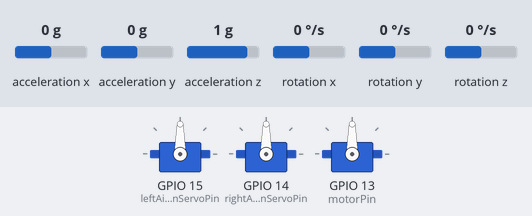
The sketch below on a simulated ESP32. On the bench: 3 × servo. The inputs (shaded band) are chosen by the test bench; at power-on: acceleration y 0 g, acceleration x 0 g, acceleration z 1 g, rotation x 0 °/s, rotation y 0 °/s, rotation z 0 °/s. WiFi joins after 1.5 s; servers stay silent unless stated; what the sketch prints to the serial monitor is not drawn.

Above: at 6.2 s.
6.3 s: acceleration y set to -0.8 g
At 8.4 s:
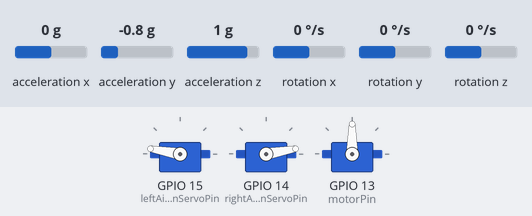
9.3 s: acceleration x set to -1.4 g
At 10.0 s:
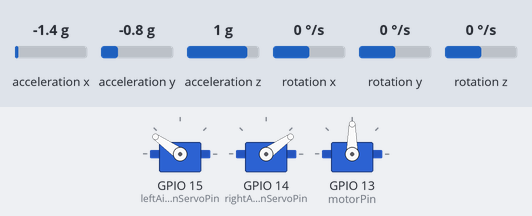
12.3 s: acceleration z set to 0 g
15.3 s: acceleration y set to 1.4 g
At 16.3 s:
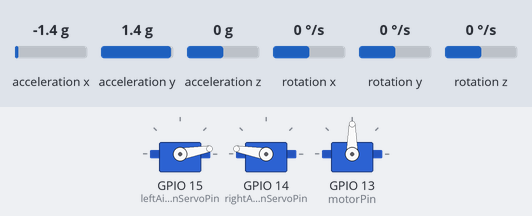
18.3 s: acceleration y set to 0 g
19.9 s: acceleration y set to 0.8 g
At 21.5 s:
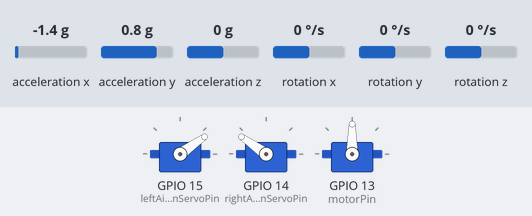
Timing chart, 0 to 35.2 s (numbered marks = the images above; inputs shaded):
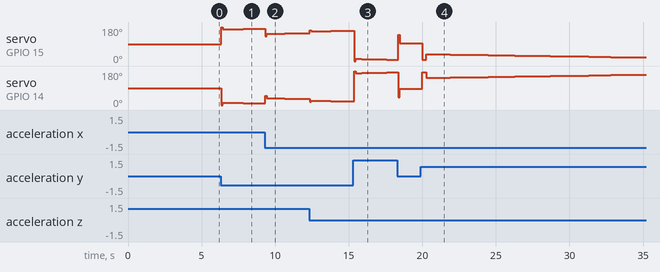

The sketch:

autonomous_plane.ino
```cpp
#include <Wire.h>
#include <MPU6050_tockn.h>
#include <Servo.h>
#include <WiFi.h>
#include <HTTPClient.h>
#include <ArduinoJson.h>
#include <PID_v1_bc.h>

const char *server_url = "http://192.168.159.134:8000";
const char *ssid = "Don't Connect";
const char *password = "wifipass";

// Constants
const int leftAileronServoPin = 15;
const int rightAileronServoPin = 14;
const int motorPin = 13; // Change this to the GPIO pin connected to the ESC signal pin
const double rollSetpoint = 0;

// PID tuning parameters
const double Kp = 2.0;
const double Ki = 0.05;
const double Kd = 0.1;

// Objects
MPU6050 mpu(Wire);
Servo leftAileronServo;
Servo rightAileronServo;
Servo motor;
double rollInput, rollOutput, rollError;
PID rollPID(&rollInput, &rollOutput, &rollError, Kp, Ki, Kd, DIRECT);
unsigned long updateMotorTime = 0;
unsigned long updateMotorInterval = 1000; // Update motor speed every 1000 ms

void setup()
{
  Serial.begin(115200);

  // Initialize MPU-6050
  Wire.begin();
  mpu.begin();
  mpu.calcGyroOffsets(true);

  // Initialize Servos
  leftAileronServo.attach(leftAileronServoPin);
  rightAileronServo.attach(rightAileronServoPin);
  motor.attach(motorPin);

  // Initialize PID controller
  rollPID.SetMode(AUTOMATIC);
  rollPID.SetOutputLimits(-90, 90);
  rollPID.SetSampleTime(100);

  // Connect to WiFi
  WiFi.begin(ssid, password);
  Serial.println("Attempting to connect to ssid: " + String(ssid));
  while (WiFi.status() != WL_CONNECTED)
  {
    delay(1000);
    Serial.println("Connecting to WiFi...");
  }
  Serial.println("Connected to WiFi");
}

void loop()
{
  // Read MPU-6050 data
  mpu.update();
  rollInput = mpu.getAngleX();

  // Print MPU-6050 outputs
  Serial.print("AccX: ");
  Serial.print(mpu.getAccX());
  Serial.print(", AccY: ");
  Serial.print(mpu.getAccY());
  Serial.print(", AccZ: ");
  Serial.print(mpu.getAccZ());

  Serial.print(", GyroX: ");
  Serial.print(mpu.getGyroX());
  Serial.print(", GyroY: ");
  Serial.print(mpu.getGyroY());
  Serial.print(", GyroZ: ");
  Serial.print(mpu.getGyroZ());

  Serial.print(", AngleX: ");
  Serial.print(mpu.getAngleX());
  Serial.print(", AngleY: ");
  Serial.print(mpu.getAngleY());
  Serial.print(", AngleZ: ");
  Serial.println(mpu.getAngleZ());

  // Compute PID output
  rollPID.Compute();

  // Calculate servo angles based on PID output
  int leftServoAngle = constrain(map(rollOutput, -90, 90, 0, 180), 0, 180);
  int rightServoAngle = constrain(map(-rollOutput, -90, 90, 0, 180), 0, 180);

  // Set servo angles
  leftAileronServo.write(leftServoAngle);
  rightAileronServo.write(rightServoAngle);

  // Get motor speed from the web server
  unsigned long currentTime = millis();
  if (WiFi.status() == WL_CONNECTED && currentTime - updateMotorTime >= updateMotorInterval)
  {
    HTTPClient http;
    http.begin(server_url + String("/get_speed"));
    int httpCode = http.GET();
    if (httpCode > 0)
    {
      String payload = http.getString();

      StaticJsonDocument<64> doc;
      DeserializationError error = deserializeJson(doc, payload);
      if (error)
      {
        Serial.println("Failed to parse JSON");
      }
      else
      {
        int speed = doc["speed"];
        int pulse = map(speed, 0, 100, 1000, 2000); // Map speed value to ESC pulse width
        motor.writeMicroseconds(pulse);
        // Serial.println("Motor speed: " + String(speed));
      }
    }
    else
    {
      Serial.println("Error on HTTP request");
    }
    http.end();
    updateMotorTime = currentTime;
  }
}
```

Measured:
- after the input at 6.3 s, servo on GPIO 15 (leftAileronServoPin): 90° → 180° at once, → 167° 0.10 s later, → 168° 0.21 s later, → 169° 0.70 s later, … (6 changes in this stretch); servo on GPIO 14 (rightAileronServoPin): 90° → 0° at once, → 13° 0.10 s later, → 12° 0.21 s later, → 11° 0.70 s later, … (6 changes in this stretch)
- after the input at 19.9 s, servo on GPIO 15 (leftAileronServoPin): 95° → 7° after 0.09 s, → 37° 0.29 s later, → 36° 0.10 s later, → 35° 0.62 s later, … (20 changes in this stretch); servo on GPIO 14 (rightAileronServoPin): 85° → 173° after 0.09 s, → 143° 0.29 s later, → 144° 0.10 s later, → 145° 0.62 s later, … (20 changes in this stretch)
